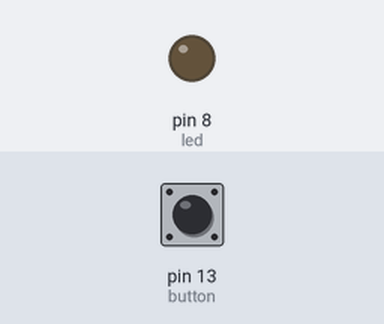
This sketch was run on a simulated Arduino Uno, built with avr-gcc and run on an emulated ATmega328P. On the bench: output pins drawn as LEDs (lit = HIGH). Inputs (shaded band) come from the test bench; at power-on: pin 13 (button) LOW.

Above: at 1.2 s.
1.3 s: pin 13 (button) pulled HIGH for 0.15 s
At 1.37 s:
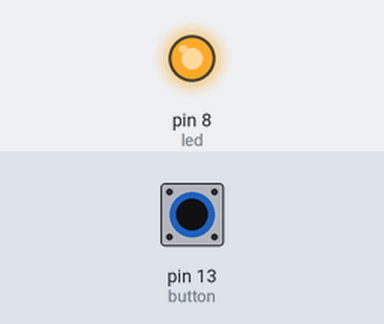
2.9 s: pin 13 (button) pulled HIGH for 3.2 s
At 7.4 s:
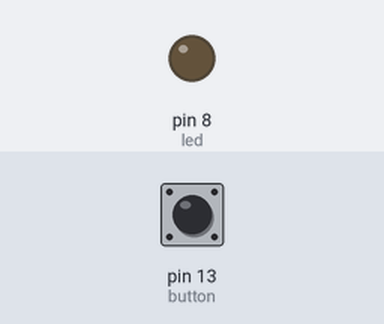
Timing chart, 0 to 8.9 s (numbered marks = the images above; inputs shaded):
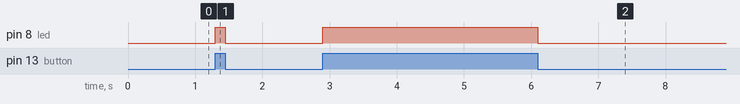

The sketch:

led_with_button.ino
```cpp
#define button 13
#define led 8

int button_status = 0;

void setup() {
  pinMode(button, INPUT);
  pinMode(led, OUTPUT);

}

void loop() {
  button_status = digitalRead(button);
  if(button_status == 1) {
      digitalWrite(led, HIGH);
    }
   else {
      digitalWrite(led, LOW);
    }

}
```

Measured:
- after the input at 1.3 s, pin 8 (led): LOW → HIGH at once, → LOW 0.15 s later
- after the input at 2.9 s, pin 8 (led): LOW → HIGH at once, → LOW 3.2 s later
